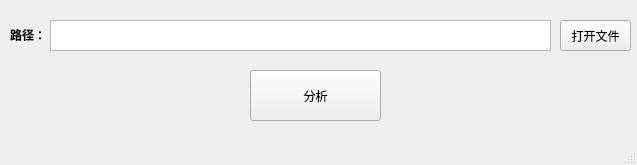
<?xml version="1.0" encoding="UTF-8"?>
<ui version="4.0">
 <class>MainWindow</class>
 <widget class="QMainWindow" name="MainWindow">
  <property name="geometry">
   <rect>
    <x>0</x>
    <y>0</y>
    <width>637</width>
    <height>165</height>
   </rect>
  </property>
  <property name="windowTitle">
   <string>PETools by YuSec in 2023</string>
  </property>
  <widget class="QWidget" name="centralwidget">
   <widget class="QPushButton" name="analysisBtn">
    <property name="geometry">
     <rect>
      <x>250</x>
      <y>70</y>
      <width>131</width>
      <height>51</height>
     </rect>
    </property>
    <property name="text">
     <string>分析</string>
    </property>
   </widget>
   <widget class="QPlainTextEdit" name="plainTextEdit">
    <property name="geometry">
     <rect>
      <x>50</x>
      <y>20</y>
      <width>501</width>
      <height>31</height>
     </rect>
    </property>
   </widget>
   <widget class="QLabel" name="path">
    <property name="geometry">
     <rect>
      <x>10</x>
      <y>20</y>
      <width>41</width>
      <height>31</height>
     </rect>
    </property>
    <property name="text">
     <string>&lt;html&gt;&lt;head/&gt;&lt;body&gt;&lt;p&gt;&lt;span style=&quot; font-weight:700;&quot;&gt;路径：&lt;/span&gt;&lt;/p&gt;&lt;/body&gt;&lt;/html&gt;</string>
    </property>
   </widget>
   <widget class="QPushButton" name="openFileBtn">
    <property name="geometry">
     <rect>
      <x>560</x>
      <y>20</y>
      <width>71</width>
      <height>31</height>
     </rect>
    </property>
    <property name="text">
     <string>打开文件</string>
    </property>
   </widget>
  </widget>
  <widget class="QMenuBar" name="menubar">
   <property name="geometry">
    <rect>
     <x>0</x>
     <y>0</y>
     <width>637</width>
     <height>17</height>
    </rect>
   </property>
  </widget>
  <widget class="QStatusBar" name="statusbar"/>
 </widget>
 <resources/>
 <connections/>
</ui>
